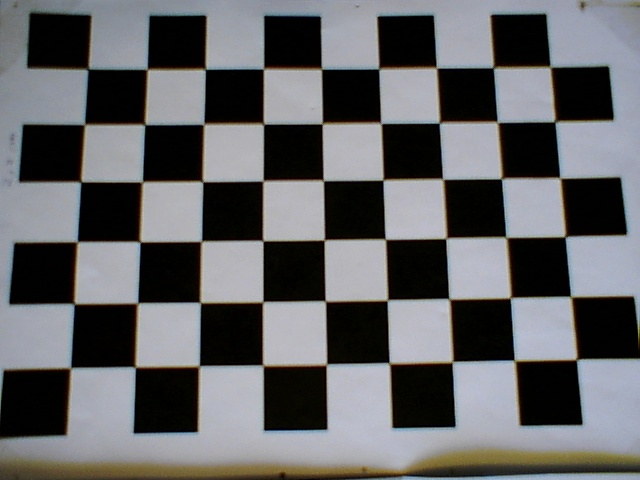
#> input picture scripts/Computer_vision_files/Chessboard_0.jpg, 640 x 480 px
$ python total_calibration.py
#> lines starting #> are read from the running program, lines starting #| are printed output that depends on the picture; after the words box and inside, x2 and y2 are one past the last pixel; in counts of white or black regions, pixels touching at a corner belong together
import numpy as np
import cv2
import glob
import math as m
#import cv2.aruco as aruco
from time import time
from time import sleep
import cv2.aruco as aruco

arucoParams = aruco.DetectorParameters_create()
aruco_dict = aruco.getPredefinedDictionary(cv2.aruco.DICT_4X4_50)

# [73 lines left out: functions load_camera_params, rotationMatrixToEulerAngles, locate_markers_robot, get_T_from_marker, not called in this run]


class CoordinateStore:
    def __init__(self):
        self.points = []

    # [4 lines left out: function select_point, not called in this run]

# TO GET CAMERA PARAMETERS

criteria = (cv2.TERM_CRITERIA_EPS + cv2.TERM_CRITERIA_MAX_ITER, 30, 0.001)

# prepare object points, like (0,0,0), (1,0,0), (2,0,0) ....,(6,5,0)
objp = np.zeros((9*6,3), np.float32)
objp[:,:2] = np.mgrid[0:9,0:6].T.reshape(-1,2)

# Arrays to store object points and image points from all the images.
objpoints = [] # 3d point in real world space
imgpoints = [] # 2d points in image plane.

images = glob.glob('*.jpg')

for fname in images:
    img = cv2.imread(fname)
#> img is the input picture: shape (480, 640, 3); mean B, G, R 101.4, 99, 98.5
    gray = cv2.cvtColor(img,cv2.COLOR_BGR2GRAY)
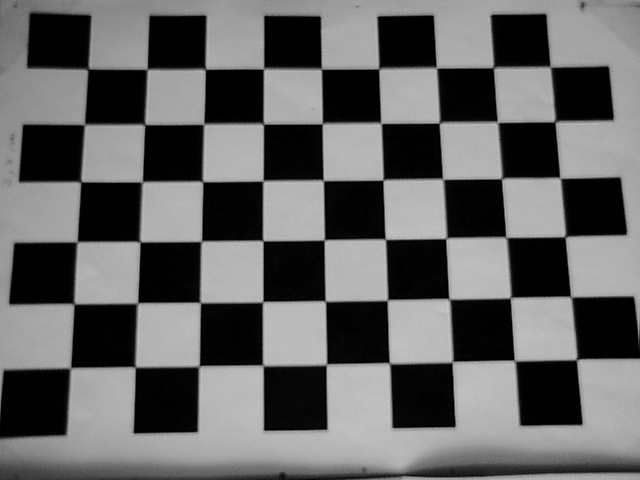
#> gray: shape (480, 640); min 0, max 200, mean 99.1
    # Find the chess board corners
    ret, corners = cv2.findChessboardCorners(gray, (9,6),None, 1 | 4)
#> ret = True; corners = 54 rows, first 8: [87.71, 70], [147.2, 70.2], [205.2, 69.44], [263.3, 69.48], [321.4, 69.51], [378.8, 69.71], [436.6, 68.52], [493.1, 67.92]
    # If found, add object points, image points (after refining them)
    if ret == True:
        objpoints.append(objp)

        corners2 = cv2.cornerSubPix(gray,corners,(11,11),(-1,-1),criteria)
#> corners2 = 54 rows, first 8: [87.96, 68.95], [147.1, 69.28], [205.3, 69.09], [263.5, 68.67], [321.4, 68.86], [378.7, 68.62], [436.5, 67.7], [493.4, 67.46]
        imgpoints.append(corners2)

        # Draw and display the corners
        img = cv2.drawChessboardCorners(img, (9,6), corners2,ret)
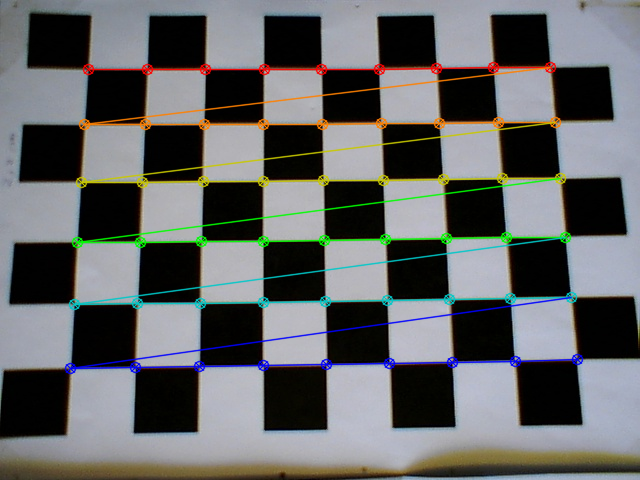
#> img: shape (480, 640, 3); 6.61% of pixels changed, all inside (x1, y1, x2, y2) = (64, 61, 584, 375)
#> pass 2 of the loop `for fname in images:`:
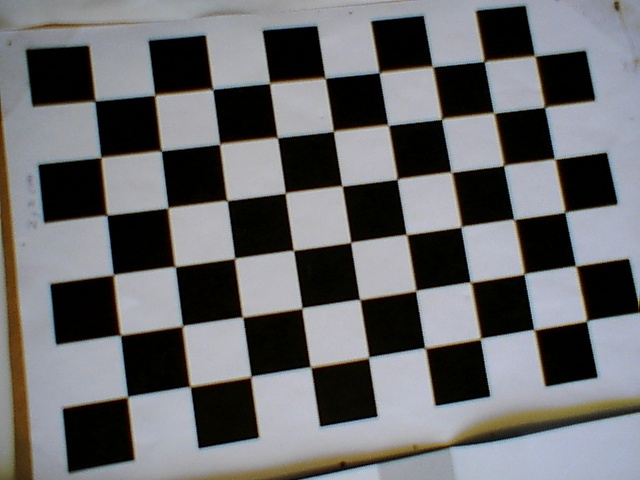
#> input picture scripts/Computer_vision_files/Chessboard_1.jpg, 640 x 480 px
#> img is the input picture: shape (480, 640, 3); mean B, G, R 108.6, 106.3, 105.9
#> `gray = cv2.cvtColor(img,cv2.COLOR_BGR2GRAY)`:
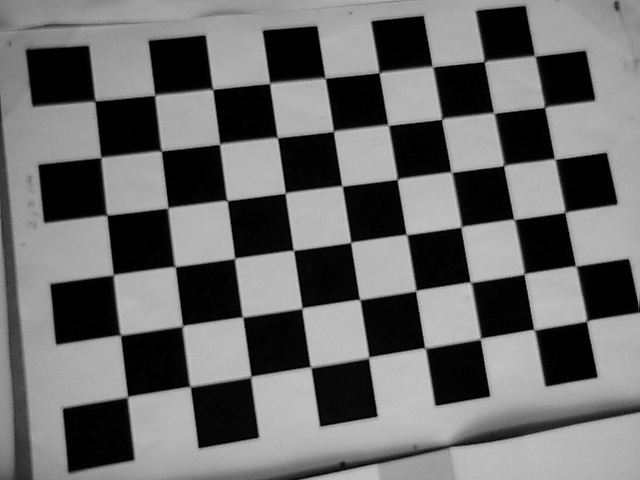
#> gray: shape (480, 640); min 0, max 202, mean 106.4
#> corners = 54 rows, first 8: [95, 101.5], [154.7, 96.61], [213.1, 90.24], [269.7, 83.91], [325.5, 79.4], [379.2, 73.13], [432.9, 67.49], [483.6, 61.61]
#> corners2 = 54 rows, first 8: [94.88, 101.1], [154.6, 95.11], [212.7, 89.26], [269.6, 83.26], [325.1, 78.15], [378.9, 72.53], [432.5, 66.5], [484.1, 61.38]
#> `img = cv2.drawChessboardCorners(img, (9,6), corners2,ret)`:
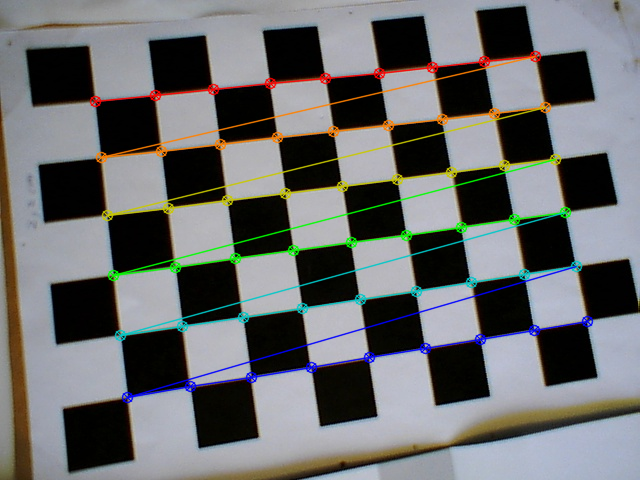
#> img: shape (480, 640, 3); 6.2% of pixels changed, all inside (x1, y1, x2, y2) = (89, 50, 594, 404)
#> pass 3 of the loop `for fname in images:`:
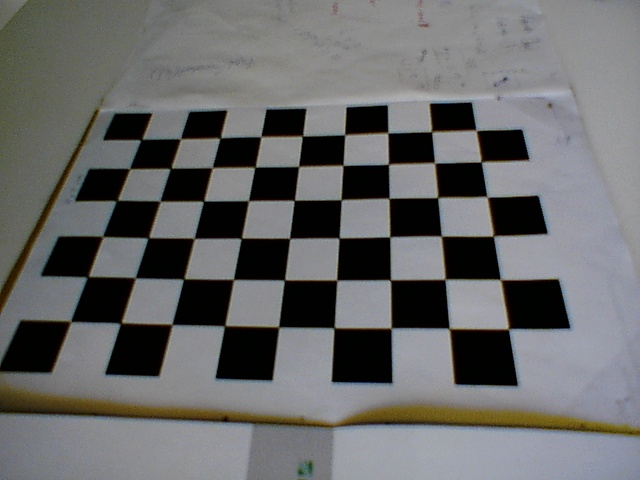
#> input picture scripts/Computer_vision_files/Chessboard_10.jpg, 640 x 480 px
#> img is the input picture: shape (480, 640, 3); mean B, G, R 104.8, 104.6, 104.2
#> `gray = cv2.cvtColor(img,cv2.COLOR_BGR2GRAY)`:
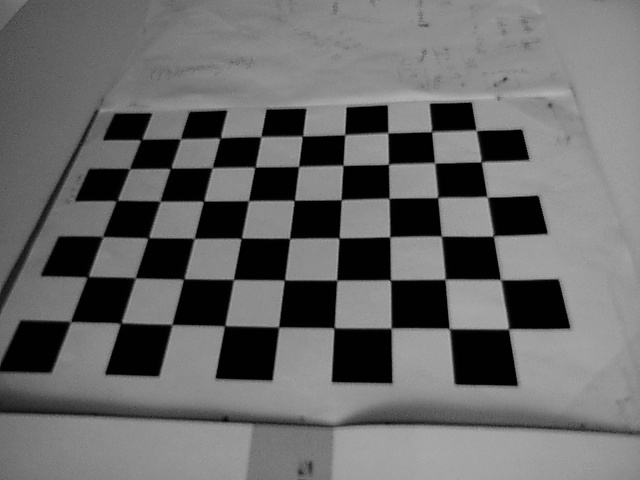
#> gray: shape (480, 640); min 0, max 181, mean 104.5
#> corners = 54 rows, first 8: [140.9, 140.1], [180.4, 139.3], [220.5, 138.2], [261.1, 136.7], [302.2, 136.2], [344.6, 134.9], [387.5, 133], [431.5, 131.7]
#> corners2 = 54 rows, first 8: [141.3, 139.5], [180.4, 138.8], [220.2, 137.9], [260.8, 136.6], [302.4, 136], [344.7, 134.7], [387.8, 132.7], [431.6, 131.6]
#> `img = cv2.drawChessboardCorners(img, (9,6), corners2,ret)`:
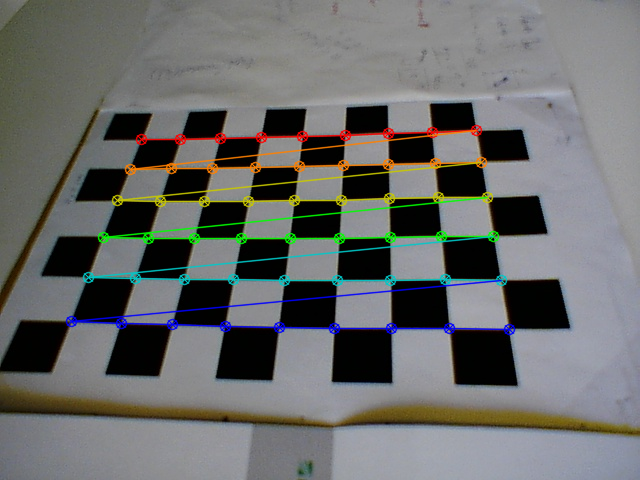
#> img: shape (480, 640, 3); 5.45% of pixels changed, all inside (x1, y1, x2, y2) = (65, 124, 516, 336)
#> the loop made 4 passes; the first 3 are shown

cv2.destroyAllWindows()

ret, mtx, dist, rvecs, tvecs = cv2.calibrateCamera(objpoints, imgpoints, gray.shape[::-1],None,None)
mtx=np.array(mtx)
dist=np.array(dist)
rvecs=np.array(rvecs)
tvecs=np.array(tvecs)
print(mtx,dist)


np.savez("camera_parameters",cam_matrix=mtx,dist_coeff=dist)


cap = cv2.VideoCapture(1)


#######################################################################################

## GET HOMOGRAPHY MATRIX

#########################################################################################3


#img = cv2.imread('Chessboard_9.jpg')
while True:
    ret,img=cap.read()
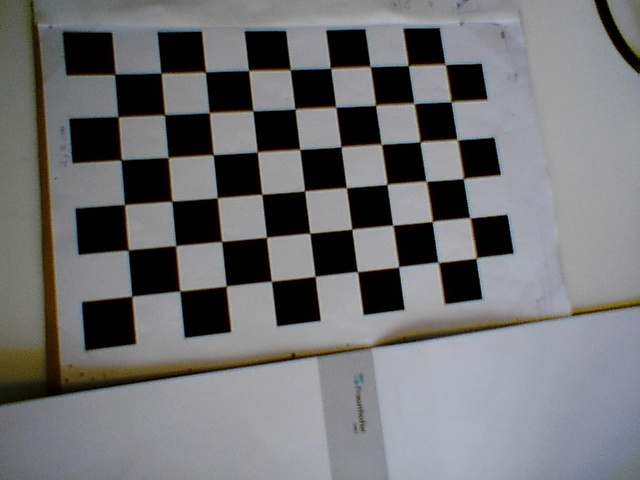
#> input picture scripts/Computer_vision_files/Chessboard_12.jpg, 640 x 480 px, given in place of the camera
#> img is the input picture: shape (480, 640, 3); mean B, G, R 115, 113.1, 113

    h,  w = img.shape[:2]
#> h = 480; w = 640
    newcameramtx, roi=cv2.getOptimalNewCameraMatrix(mtx,dist,(w,h),1,(w,h))
    dst = cv2.undistort(img, mtx, dist, None, newcameramtx)
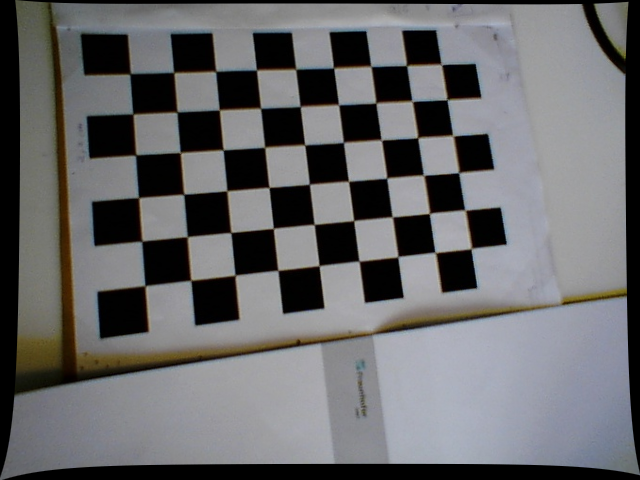
#> dst: shape (480, 640, 3); mean B, G, R 105.9, 104.1, 103.9
    cv2.line(img, (320,0),(320,480), (0,255,0))
    cv2.line(img, (0,240),(640,240), (0,255,0))
    cv2.circle(img, (250,380), 2, (255,0,0), thickness=2)
#> img: shape (480, 640, 3); mean B, G, R 114.6, 113.6, 112.6
    cv2.circle(img, (450,380), 2, (255,0,0), thickness=2)
#> img: shape (480, 640, 3); mean B, G, R 114.7, 113.6, 112.5
    cv2.imshow("actual image",img)
    print("newcameramtx",newcameramtx)
    cv2.imshow("distorsion", dst)
    mapx,mapy = cv2.initUndistortRectifyMap(mtx,dist,None,newcameramtx,(w,h),5)
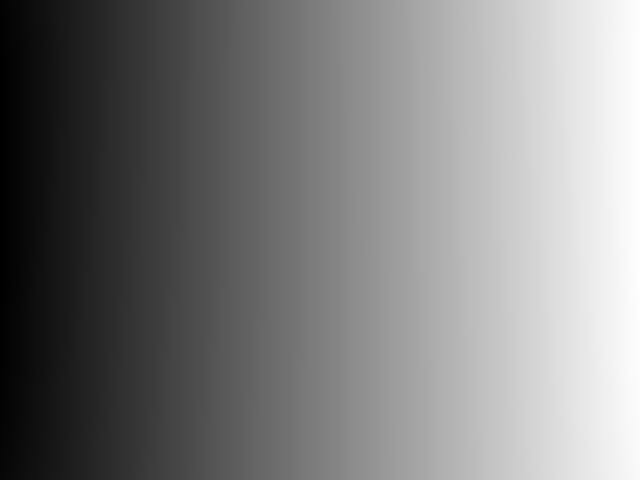
#> mapx: shape (480, 640) float32; min -20.02, max 654, mean 316; drawn with min black and max white
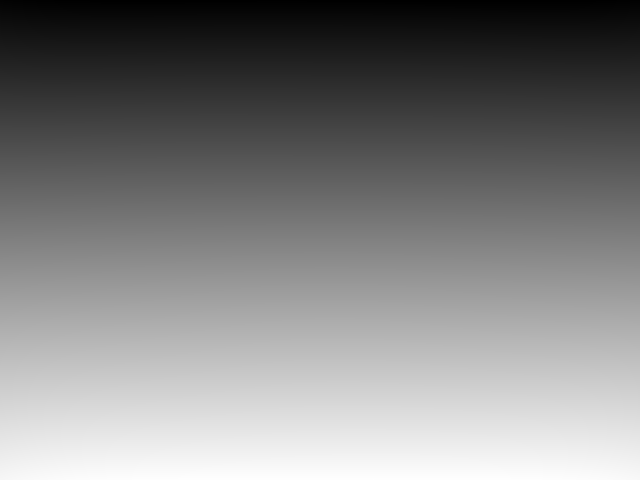
#> mapy: shape (480, 640) float32; min -4.6, max 495.4, mean 247.1; drawn with min black and max white
    dst2 = cv2.remap(img,mapx,mapy,cv2.INTER_LINEAR)
    cv2.imshow("distorsion2",dst2)
    if cv2.waitKey(100) & 0xFF==27:
#> (key Esc is pressed here)
        break

np.savez("newcameramtx",newcameramtx)

#img=cv2.imread('Chessboard_10.jpg')
gray = cv2.cvtColor(img,cv2.COLOR_BGR2GRAY)
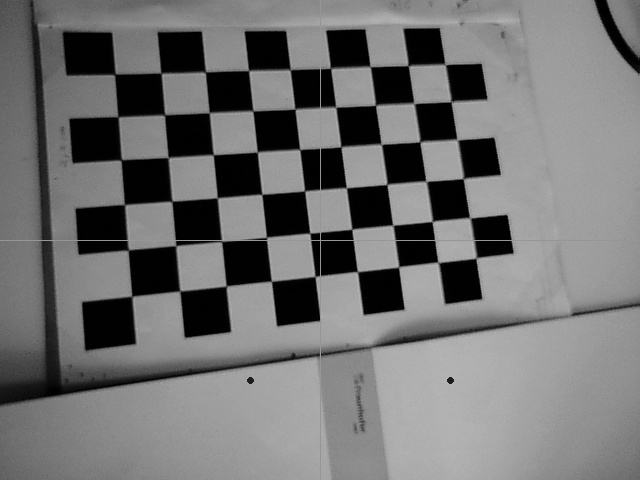
#> gray: shape (480, 640); min 0, max 188, mean 113.4
# Find the chess board corners


ret, corners = cv2.findChessboardCorners(gray, (9,6),None, 1 | 4)

#corners, ids, rejectedImgPoints = aruco.detectMarkers(gray, aruco_dict, parameters=arucoParams)


board_w = 10;
board_h = 7;
imgPts = np.zeros([4,2],dtype= "float32")
objPts = np.zeros([4,2],dtype= "float32")

#> (the run stopped early here; a loop or call above may not have finished)
